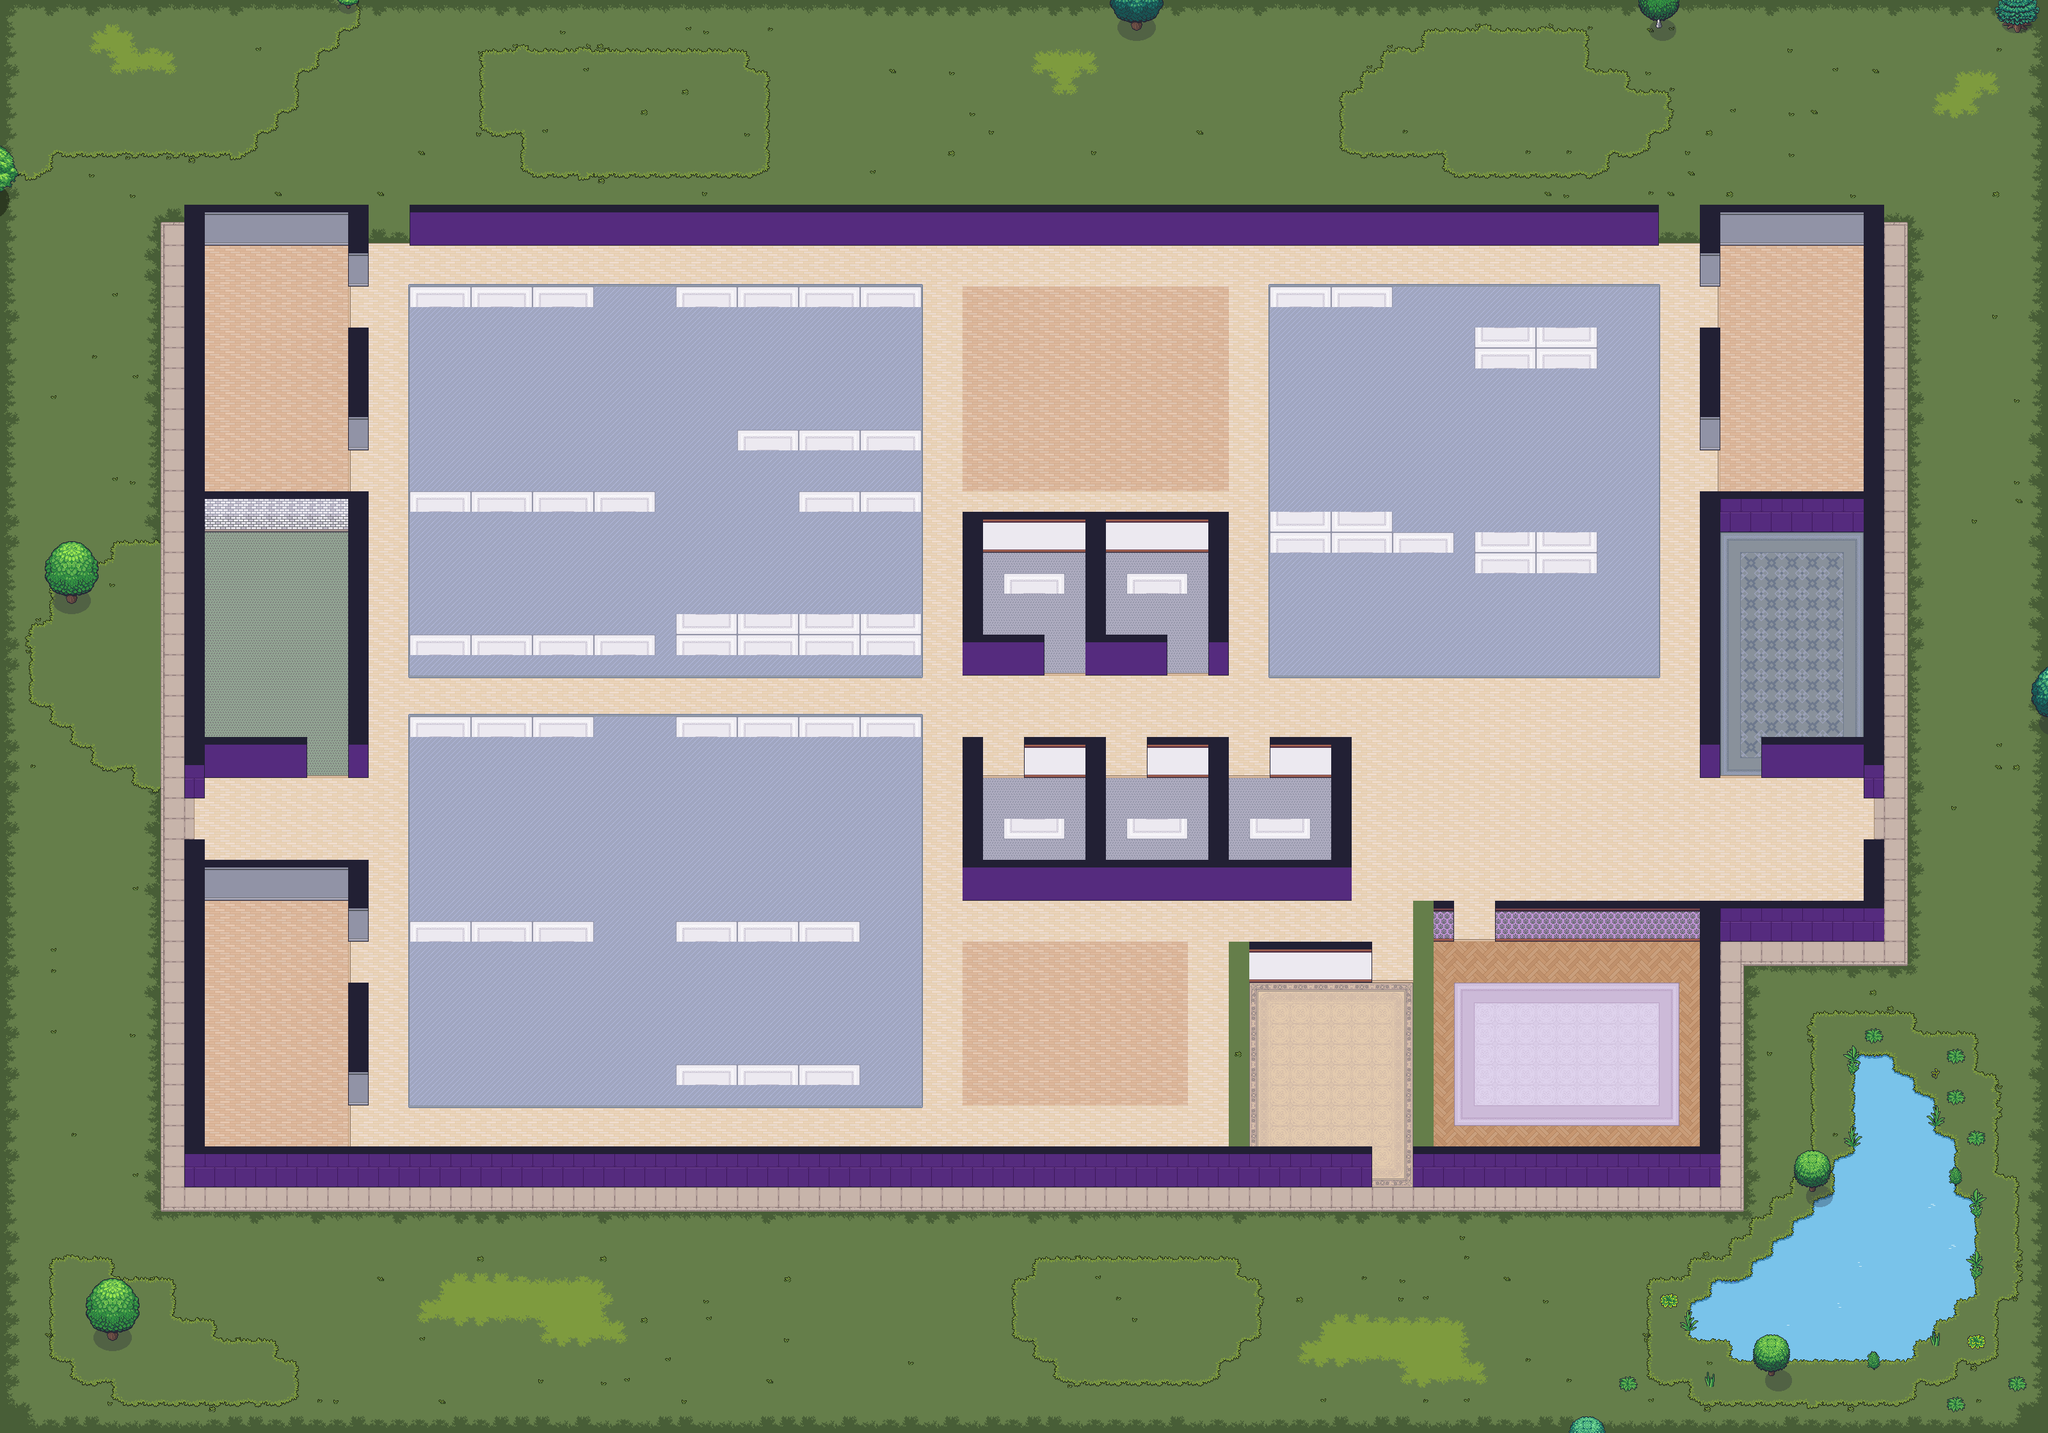

Rendered tile map (Tiled .tmx) drawn with the repository's tilesets; below, a short description and the map source with its tile grids summarised:
An orthogonal 100x70 tile map with 32x32 px tiles, 8 tile layers (Terrain 1, Terrain 2, Walls and Floors 1, Walls and Floors 2, ...), 6 tilesets.

<map version="1.10" tiledversion="1.10.1" orientation="orthogonal" renderorder="right-down" width="100" height="70" tilewidth="32" tileheight="32" infinite="0" nextlayerid="10" nextobjectid="1">
 <tileset firstgid="1" source="../../../tilesets/gather_floors_4.x.tsx" />
 <tileset firstgid="3761" source="../../../tilesets/deprecated tilesheets/gather_exterior_decoration_1.x.tsx" />
 <tileset firstgid="13561" source="../../../tilesets/gather_walls_3.x.tsx" />
 <tileset firstgid="19945" source="../../../tilesets/deprecated tilesheets/Walls/toppers.tsx" />
 <tileset firstgid="21169" source="../../../tilesets/gather_terrains_4.x.tsx" />
 <tileset firstgid="29009" source="../../../tilesets/deprecated tilesheets/gather_plants_outdoor_2.x.tsx" />
 <layer id="7" name="Terrain 1" width="100" height="70">
  <data>[7000 cells, 6999 non-empty, 49 distinct tile ids]</data>
 </layer>
 <layer id="8" name="Terrain 2" width="100" height="70">
  <data>[7000 cells, 852 non-empty, 70 distinct tile ids]</data>
 </layer>
 <layer id="1" name="Walls and Floors 1" width="100" height="70">
  <data>[7000 cells, 4238 non-empty, 52 distinct tile ids]</data>
 </layer>
 <layer id="4" name="Walls and Floors 2" width="100" height="70">
  <data>[7000 cells, 408 non-empty, 14 distinct tile ids]</data>
 </layer>
 <layer id="5" name="Walls and Floors 3" width="100" height="70">
  <data>[7000 cells, 101 non-empty, 7 distinct tile ids]</data>
 </layer>
 <layer id="2" name="furn" width="100" height="70">
  <data>[7000 cells, 401 non-empty, 14 distinct tile ids]</data>
 </layer>
 <layer id="3" name="Toppers" width="100" height="70">
  <data>[7000 cells, 685 non-empty, 9 distinct tile ids]</data>
 </layer>
 <layer id="9" name="plants" width="100" height="70">
  <data>[7000 cells, 94 non-empty, 56 distinct tile ids]</data>
 </layer>
</map>
